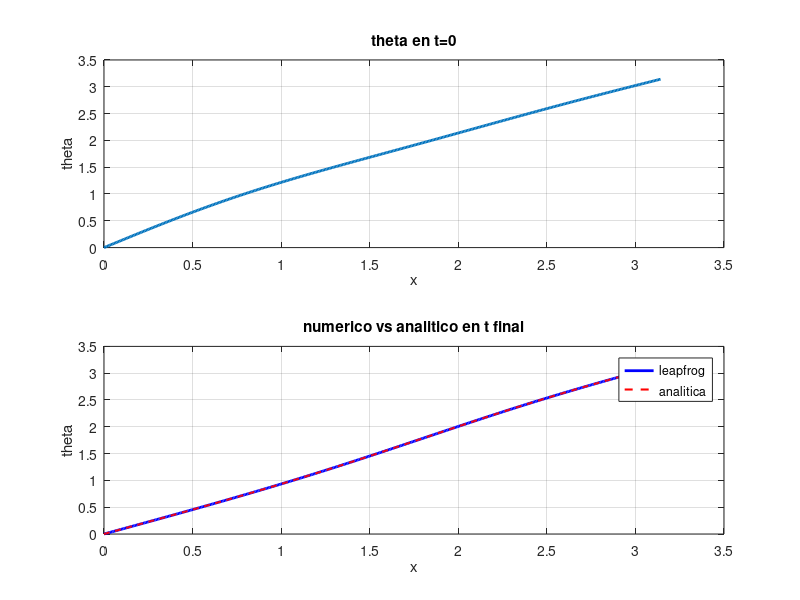
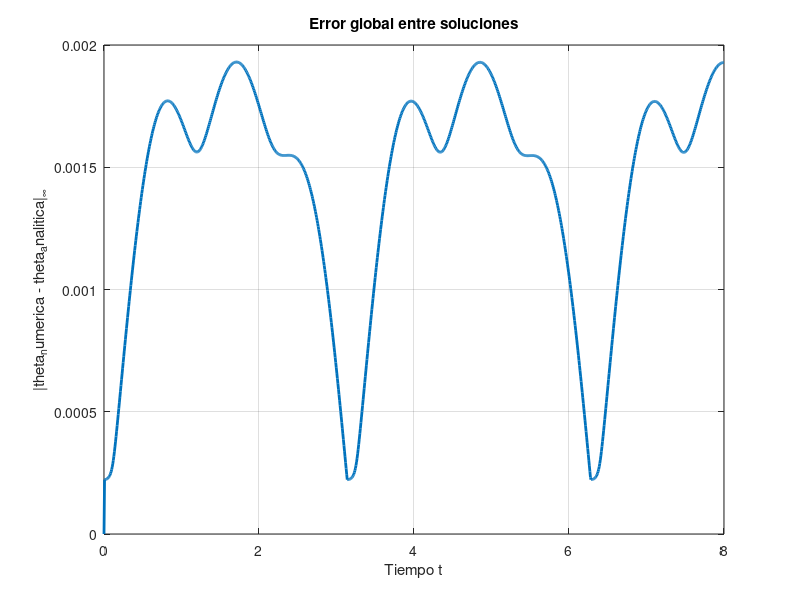
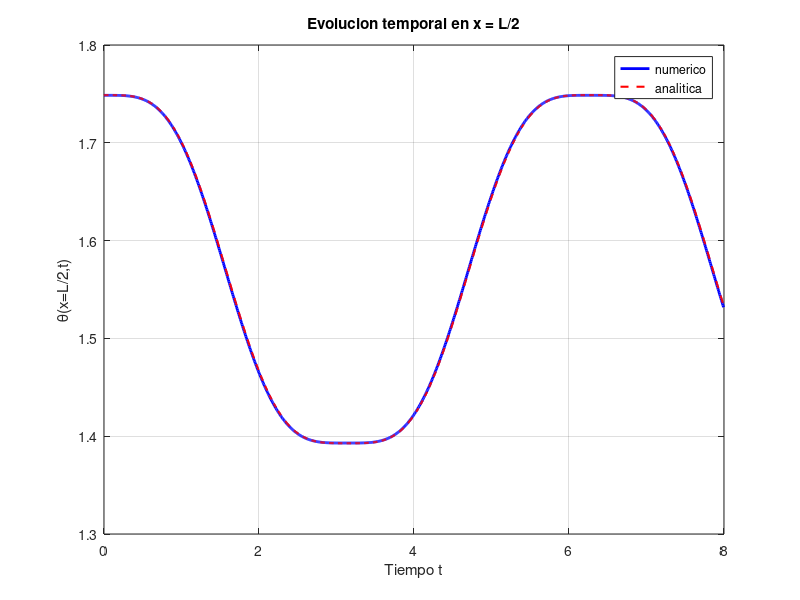
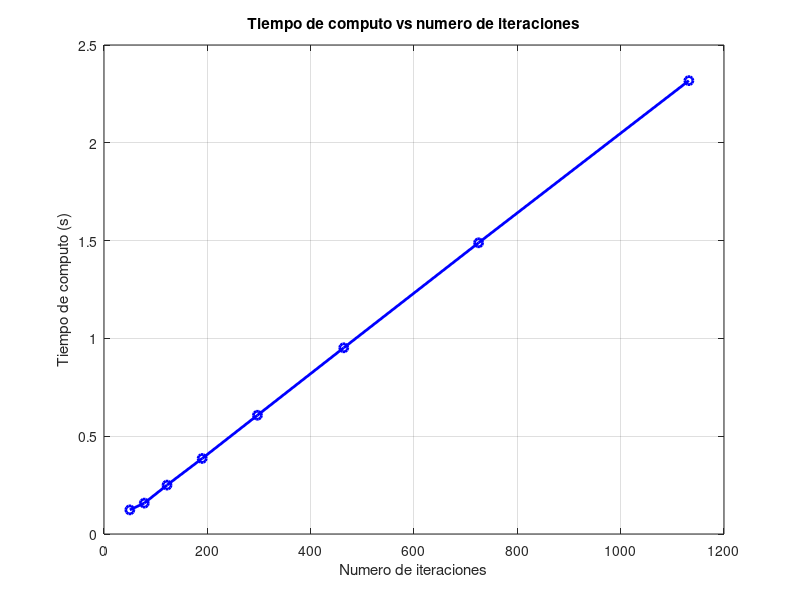

These figures' MATLAB source, in order:
function modelo_skyrme ()

    clear; clc; close all;
    
    %=======================================%
    % paso 1:definicion malla, y parametros %
    %=======================================%

    L = pi;
    nx = 400;
    x = linspace(0, L, nx + 1);
    dx = x(2) - x(1);

    r = 0.9; % Coeficiente CFL 

    t = 8;
    dt = dx * r;
    nt = round(t / dt); 
    
    % CORREGIDO: Se agregaron las variables en el orden correcto y sin el '\n' extra
    fprintf('dx=%f, nx=%d, dt=%f, nt=%d, r=%f\n', dx, nx, dt, nt, r);

    %=======================================%
    %      paso 2:condiciones iniciales     %
    %=======================================%

    % Ecuación a modelar para t=0:
    % \theta(x,0) = (pi*x)/L + suma [ A_n * sin((n*pi*x)/L) ]
    
    n = 1:3;
    suma = zeros(size(x));

    for i = n
        suma = suma + (0.2 / (i * i)) * sin((i * pi * x) / L);
    end

    theta_0 = (pi * x) / L + suma;
    %=======================================%
    %      paso 3: vectores de estado       %
    %=======================================%

    theta_pas = theta_0;              % estado en n-1
    theta_presente = zeros(size(x));  % estado en n
    theta_futuro = zeros(size(x));    % estado en n+1

    for i = 2:nx
        theta_presente(i) = theta_0(i) + (r^2 / 2) * (theta_0(i+1) - 2 * theta_0(i) + theta_0(i-1));
    end

    theta_presente(1) = 0;
    theta_presente(end) = pi;

    %=======================================%
    %        paso 4: Bucle leapfrog         %
    %=======================================%

    idx_centro = round(nx / 2) + 1;
    time_vec = zeros(1, nt + 1);
    theta_centro = zeros(1, nt + 1);
    theta_ana_centro = zeros(1, nt + 1);
    error_global = zeros(1, nt + 1);

    theta_centro(1) = theta_0(idx_centro);
    theta_ana_centro(1) = theta_0(idx_centro);
    error_global(1) = 0;

    tic;
    for k = 1:nt-1
        for i = 2:nx
            theta_futuro(i) = 2 * theta_presente(i) - theta_pas(i) + ...
                r^2 * (theta_presente(i+1) - 2 * theta_presente(i) + theta_presente(i-1));
        end
        theta_futuro(1) = 0;
        theta_futuro(end) = pi;

        % rotar para siguiente paso
        theta_pas = theta_presente;
        theta_presente = theta_futuro;
        theta_futuro = zeros(size(x));

        % medidas diagnosticas
        t_actual = k * dt;
        time_vec(k + 1) = t_actual;

        theta_ana_k = pi * x / L ...
            + 0.2 * cos(pi * t_actual / L) .* sin(pi * x / L) ...
            + 0.05 * cos(2 * pi * t_actual / L) .* sin(2 * pi * x / L) ...
            + 0.022 * cos(3 * pi * t_actual / L) .* sin(3 * pi * x / L);

        theta_centro(k + 1) = theta_presente(idx_centro);
        theta_ana_centro(k + 1) = theta_ana_k(idx_centro);
        error_global(k + 1) = max(abs(theta_presente - theta_ana_k));
    end
    tiempo_total = toc;
    fprintf('Tiempo total de integracion = %f segundos\n', tiempo_total);

    % Paso 5: solucion analitica n=3 en t_final para validar
    t_final = nt * dt;
    theta_ana = pi * x / L ...
        + 0.2 * cos(pi * t_final / L) .* sin(pi * x / L) ...
        + 0.05 * cos(2 * pi * t_final / L) .* sin(2 * pi * x / L) ...
        + 0.022 * cos(3 * pi * t_final / L) .* sin(3 * pi * x / L);

    % Graficas
    figure;
    subplot(2,1,1);
    plot(x, theta_0, 'linewidth', 2);
    title('theta en t=0');
    xlabel('x'); ylabel('theta'); grid on;

    subplot(2,1,2);
    plot(x, theta_presente, 'b', 'linewidth', 2); hold on;
    plot(x, theta_ana, 'r--', 'linewidth', 1.5);
    title('numerico vs analitico en t final');
    xlabel('x'); ylabel('theta'); grid on;
    legend('leapfrog','analitica');

    % Error global entre solucion numerica y analitica
    figure;
    plot(time_vec(1:end-1), error_global(1:end-1), 'linewidth', 2);
    title('Error global entre soluciones');
    xlabel('Tiempo t');
    ylabel('|theta_numerica - theta_analitica|_{\infty}');
    grid on;

    % Evolucion temporal en un punto fijo del dominio
    figure;
    plot(time_vec(1:end-1), theta_centro(1:end-1), 'b', 'linewidth', 2); hold on;
    plot(time_vec(1:end-1), theta_ana_centro(1:end-1), 'r--', 'linewidth', 1.5);
    title('Evolucion temporal en x = L/2');
    xlabel('Tiempo t');
    ylabel('\theta(x=L/2,t)');
    legend('numerico', 'analitica');
    grid on;

    % Tiempo de computo vs numero de iteraciones
    figure;
    iter_vals = unique(round(logspace(log10(50), log10(nt), 8)));
    time_iter = zeros(size(iter_vals));

    for j = 1:length(iter_vals)
        n_iter = iter_vals(j);
        theta_pas_j = theta_0;
        theta_pres_j = zeros(size(x));
        theta_fut_j = zeros(size(x));

        for i = 2:nx
            theta_pres_j(i) = theta_0(i) + (r^2 / 2) * (theta_0(i+1) - 2 * theta_0(i) + theta_0(i-1));
        end
        theta_pres_j(1) = 0;
        theta_pres_j(end) = pi;

        tic;
        for k = 1:n_iter-1
            for i = 2:nx
                theta_fut_j(i) = 2 * theta_pres_j(i) - theta_pas_j(i) + ...
                    r^2 * (theta_pres_j(i+1) - 2 * theta_pres_j(i) + theta_pres_j(i-1));
            end
            theta_fut_j(1) = 0;
            theta_fut_j(end) = pi;
            theta_pas_j = theta_pres_j;
            theta_pres_j = theta_fut_j;
            theta_fut_j = zeros(size(x));
        end
        time_iter(j) = toc;
    end

    plot(iter_vals, time_iter, 'o-b', 'linewidth', 2);
    title('Tiempo de computo vs numero de iteraciones');
    xlabel('Numero de iteraciones');
    ylabel('Tiempo de computo (s)');
    grid on;

end
